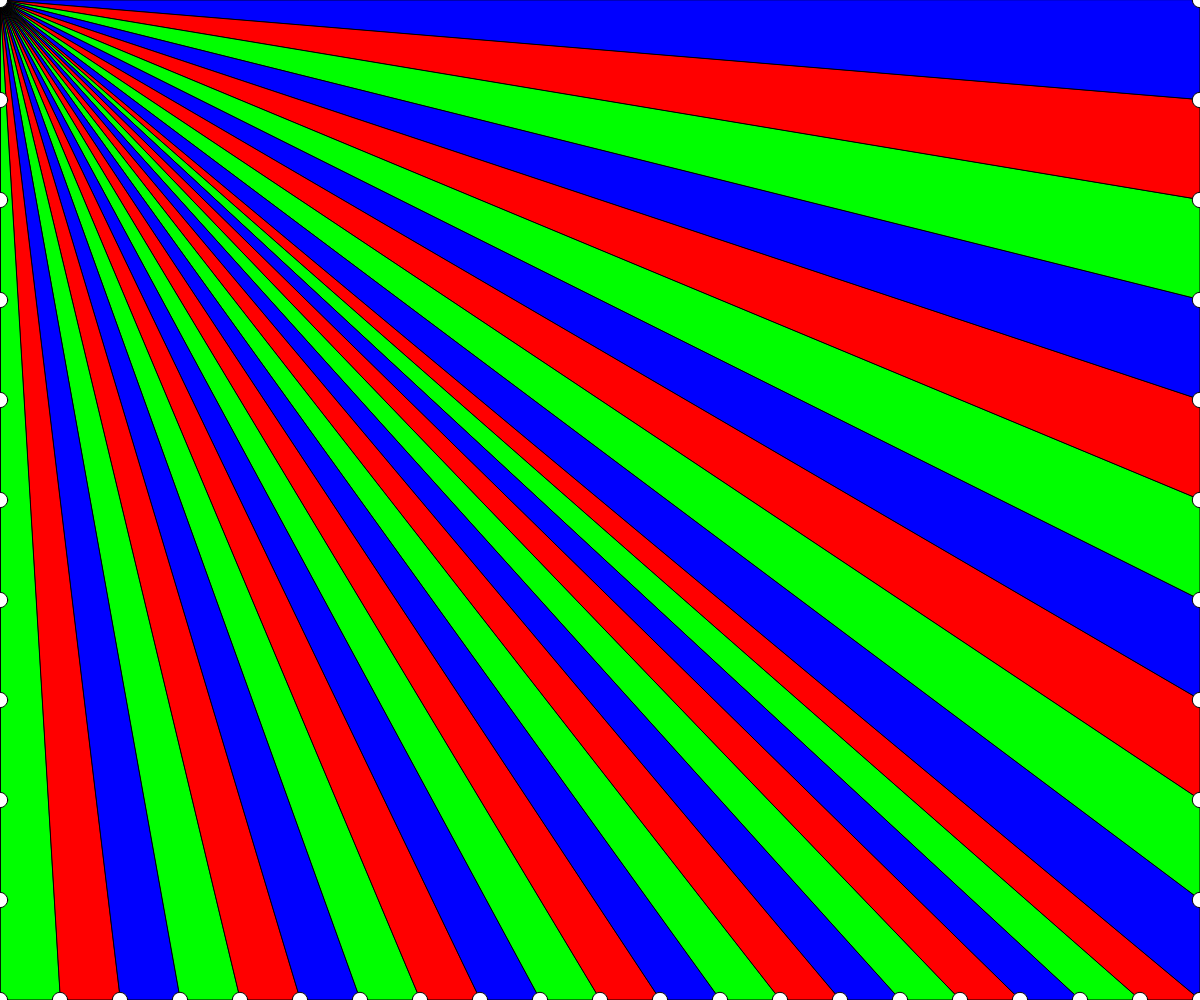
Frame 1 (no input)
Frame 60 (no input): identical to frame 1, image omitted
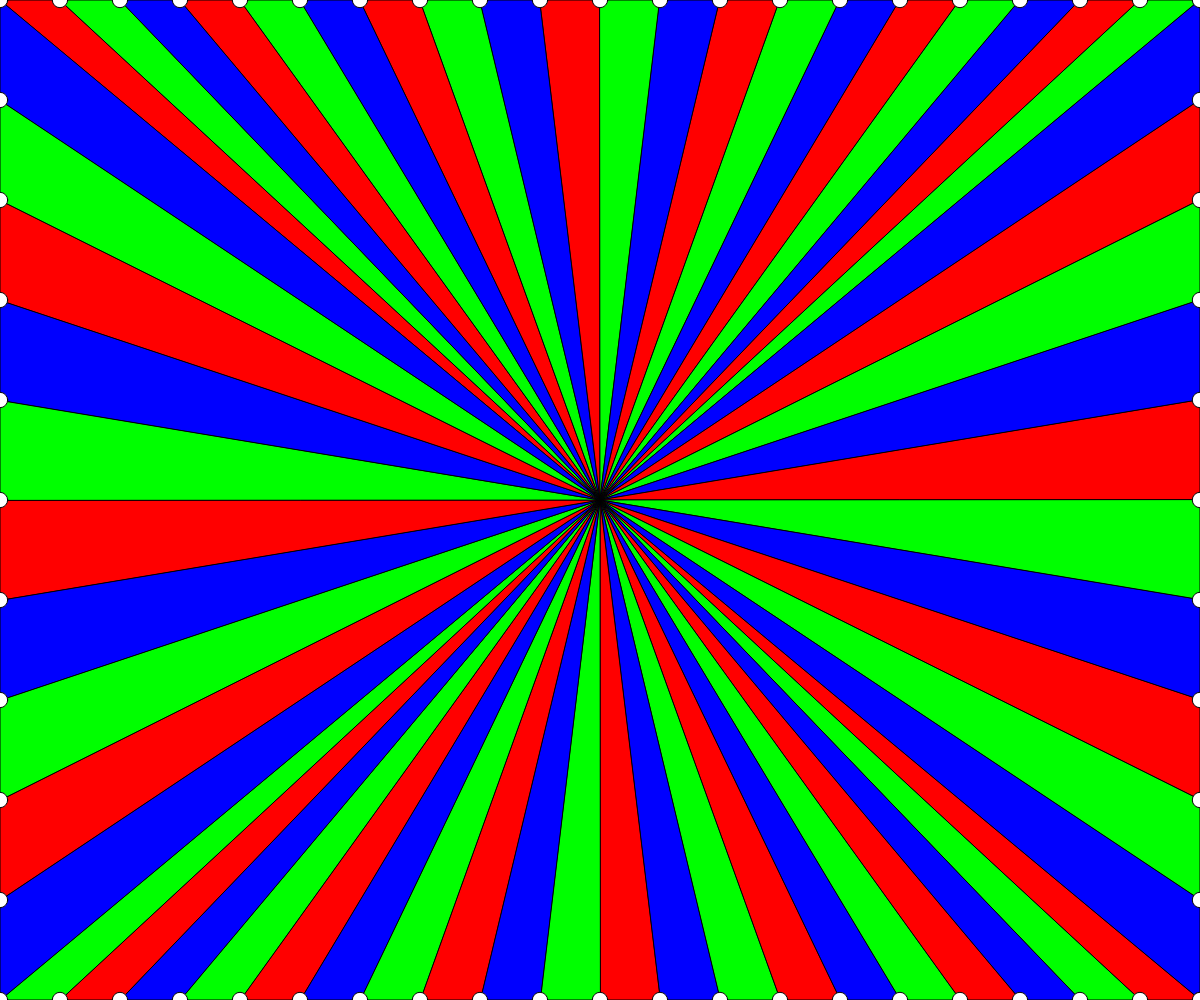
Frame 120 (the mouse pressed at the canvas centre since frame 60)

The p5.js sketch that drew these frames (run headless with seeded random() and noise() and a simulated clock; from frame 60 on, the mouse is pressed at the canvas centre):

// p5.js sketch
// ── sketch.js
// Project Title
// Your Name
// Date
//
// Extra for Experts:
// - describe what you did to take this project "above and beyond"

let i = 1;

function setup() {
  createCanvas(windowWidth, windowHeight);
}

function draw() {
  background(0, 0, 255);

  i = 1;
  drawTopHalf();
  drawRightHalf();
  drawBottomHalf();
  drawLeftHalf();
}

function drawTopHalf() {

  for (let x = width*0.05; x <= width; x+= width*0.05) {
    switch(i) {

    case 1:
      fill(255, 0, 0);
      break;

    case 2:
      fill(0, 255, 0,);
      break;

    case 3:
      fill(0, 0, 255);
      i = 0;
      break;
    }
    triangle(x - width*0.05, 0, x, 0, mouseX, mouseY);
    i++;
  }
  for (x = 0; x <= width; x+= width*0.05) {
    fill(255);
    circle(x - width*0.05, 0, width*0.007 + height*0.007);
  }
}

function drawRightHalf() {
  for (let y = height*0.10; y <= height; y+= height*0.10) {
    switch(i) {

    case 1:
      fill(255, 0, 0);
      break;
  
    case 2:
      fill(0, 255, 0,);
      break;
  
    case 3:
      fill(0, 0, 255);
      i = 0;
      break;
    }
    triangle(width, y - height*0.10, width, y, mouseX, mouseY);
    i++;
  }
  for (y = 0; y <= height; y+= height*0.10) {
    fill(255);
    circle(width, y, width*0.007 + height*0.007);
  }
}

function drawBottomHalf() {
  for (let x = width*0.95; x >= 0; x-= width*0.05) {
    switch(i) {

    case 1:
      fill(255, 0, 0);
      break;
  
    case 2:
      fill(0, 255, 0,);
      break;
  
    case 3:
      fill(0, 0, 255);
      i = 0;
      break;
    }
    triangle(x + width*0.05, height, x, height, mouseX, mouseY);
    i++;
  }
  for (x = width; x >= 0; x-= width*0.05) {
    fill(255);
    circle(x + width*0.05, height, width*0.007 + height*0.007);
  }
}

function drawLeftHalf() {
  for (let y = height*0.90; y >= 0; y-= height*0.10) {
    switch(i) {

    case 1:
      fill(255, 0, 0);
      break;
  
    case 2:
      fill(0, 255, 0,);
      break;
  
    case 3:
      fill(0, 0, 255);
      i = 0;
      break;
    }
    triangle(0, y + height*0.10, 0, y, mouseX, mouseY);
    i++;
  }
  for (y = height; y>= 0; y-= height*0.10) {
    fill(255);
    circle(0, y, width*0.007 + height*0.007);
  }
}
